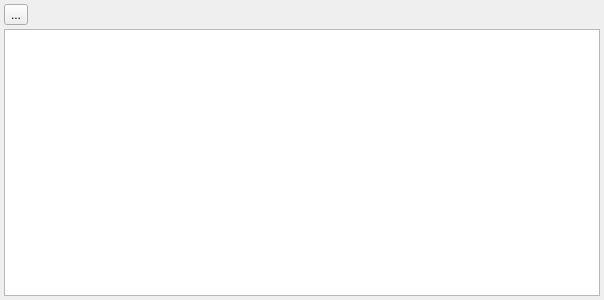
<?xml version="1.0" encoding="UTF-8"?>
<ui version="4.0">
 <class>CoAPMsgView</class>
 <widget class="QWidget" name="CoAPMsgView">
  <property name="geometry">
   <rect>
    <x>0</x>
    <y>0</y>
    <width>604</width>
    <height>300</height>
   </rect>
  </property>
  <property name="windowTitle">
   <string notr="true">Form</string>
  </property>
  <layout class="QGridLayout" name="gridLayout">
   <property name="leftMargin">
    <number>4</number>
   </property>
   <property name="topMargin">
    <number>4</number>
   </property>
   <property name="rightMargin">
    <number>4</number>
   </property>
   <property name="bottomMargin">
    <number>4</number>
   </property>
   <property name="spacing">
    <number>4</number>
   </property>
   <item row="1" column="0">
    <widget class="QTableView" name="tableView"/>
   </item>
   <item row="0" column="0">
    <layout class="QHBoxLayout" name="horizontalLayout">
     <item>
      <widget class="QToolButton" name="toolButtonColumns">
       <property name="text">
        <string>...</string>
       </property>
      </widget>
     </item>
     <item>
      <widget class="QLabel" name="label">
       <property name="text">
        <string notr="true"/>
       </property>
      </widget>
     </item>
    </layout>
   </item>
  </layout>
 </widget>
 <resources/>
 <connections/>
</ui>
